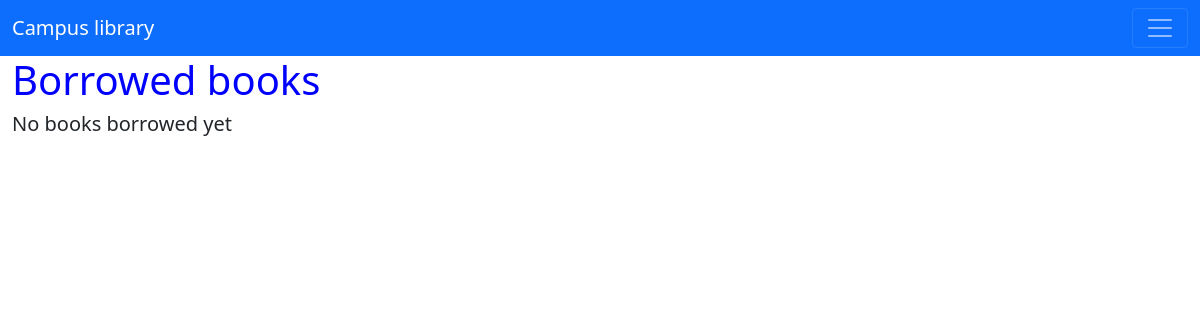
/borrowed_books/ (signed in), run on an earlier commit of the app's database.
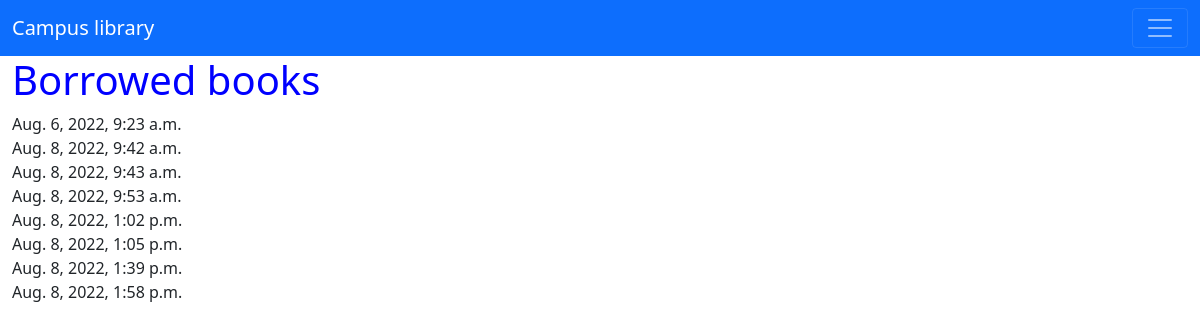
And on a later commit of the database.
### books/models.py (models this page shows)
class Borrowed_book(models.Model):
    class ReturnStatusChoices(models.TextChoices):
        BOOKED = "BOOKED", ("Booked")
    user=models.ForeignKey(User,null=True,on_delete=models.CASCADE)
    book = models.ForeignKey(Book,on_delete=models.CASCADE)
    date_borrowed=models.DateTimeField(auto_now_add=True)
    status = models.CharField(max_length=15, default="BOOKED", choices=ReturnStatusChoices.choices)

### books/views.py (the view)
# urls.py: path('borrowed_books/',views.borrwed_books,name='borrowed_books'),
def borrwed_books(request):
    Books=Borrowed_book.objects.all()
    context={'Books':Books}
    return render(request,'books/borrowed_books.html',context)

### books/templates/books/borrowed_books.html (shortened to what this page needs)
{% extends 'main_librarian.html' %}
{% block content %}
{% if user.is_authenticated %}
<div class="container-fluid">
    <h1 style='color:blue;'>Borrowed books</h1>
    <div>
        {% if Books %}
            {% for book in Books %}
                <div>
                    {{ book.date_borrowed }}
                </div>
            {% endfor %}
        {% else %}
        <h5>No books borrowed yet</h5>
        {% endif %}
    </div>
    {% else %}
    <h1>Please Login First</h1> <a href="/users/login_user/" style='color:black;'>Login</a>
    </br>
    <h1>Please Signup here</h1><a href="/users/register_user/" style='color:black;'>signup</a>
    {% endif %}
</div>
{% endblock content %}

What changed in the data, as far as the page shows it:
added Borrowed_book: date_borrowed "Aug. 6, 2022, 9:23 a.m."
added Borrowed_book: date_borrowed "Aug. 8, 2022, 9:42 a.m."
added Borrowed_book: date_borrowed "Aug. 8, 2022, 9:43 a.m."
added Borrowed_book: date_borrowed "Aug. 8, 2022, 9:53 a.m."
added Borrowed_book: date_borrowed "Aug. 8, 2022, 1:02 p.m."
added Borrowed_book: date_borrowed "Aug. 8, 2022, 1:05 p.m."
added Borrowed_book: date_borrowed "Aug. 8, 2022, 1:39 p.m."
added Borrowed_book: date_borrowed "Aug. 8, 2022, 1:58 p.m."
Also different on the page:
text no longer shown: "No books borrowed yet"
